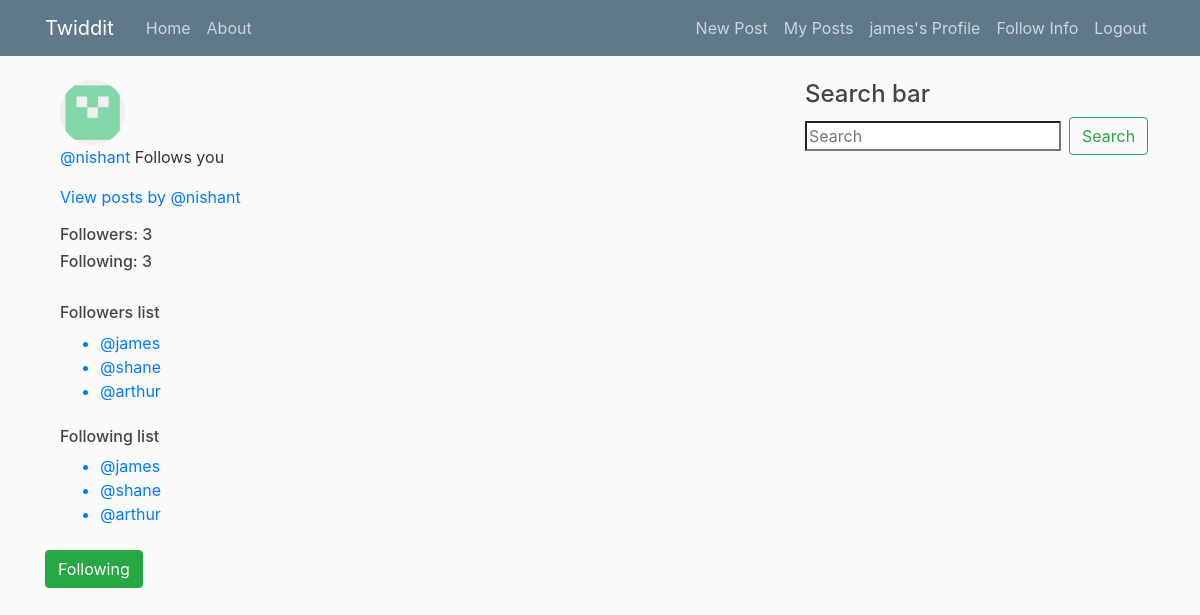
Page /user/nishant/follow/ (signed in) on the committed database.
### account/models.py (models this page shows, shortened)
class Account(AbstractBaseUser):
    email = models.EmailField(verbose_name='email', max_length=60, unique=True)
    username = models.CharField(verbose_name='username', max_length=30, unique=True)
    date_joined = models.DateTimeField(verbose_name='date_joined', auto_now_add=True)
    last_login = models.DateTimeField(verbose_name='last_login', auto_now=True)
    is_admin = models.BooleanField(default=False)
    is_active = models.BooleanField(default=True)
    is_staff = models.BooleanField(default=False)
    is_superuser = models.BooleanField(default=False)
    USERNAME_FIELD = 'username' # How you'd like to have the user login (Login-Field)
    REQUIRED_FIELDS = ['email', ]
    objects = MyAccountManager()
    def __str__(self):
        return self.username

### users/models.py (models this page shows, shortened)
class Profile(models.Model):
    user = models.OneToOneField(to=Account, on_delete=models.CASCADE)
    image = models.ImageField(default='default.png', upload_to='profile_pics')

class Follower(models.Model):
    follower = models.ForeignKey(to=Account, on_delete=models.CASCADE, related_name='following')
    following = models.ForeignKey(to=Account, on_delete=models.CASCADE, related_name='followers')
    class Meta:
        unique_together = ('follower', 'following')
    @property
    def get_follower(self):
        return self.follower # Works on single object, not queryset
    @property
    def get_following(self):
        return self.following # Works on single object, not queryset

### users/views.py (the view)
# urls.py: path('user/<str:username>/follow/', views.follow_info, name='follow-info'),
@login_required
def follow_info(request, username):
    visitor = get_object_or_404(klass=Account, username=request.user.username)
    user = get_object_or_404(klass=Account, username=username)
    posts = Post.objects.filter(author=user).order_by('-date_posted')
    paginator = Paginator(object_list=posts, per_page=10)
    page_number = request.GET.get('page')
    page_obj = paginator.get_page(page_number)
    followers_list = user.followers.all()
    following_list = user.following.all()
    followers_count = len(followers_list)
    following_count = len(following_list)
    visitor_follows_user = visitor.following.filter(following=user).first()
    user_follows_visitor = user.following.filter(following=visitor).first()
    is_following = False # Does visitor follow user?
    is_followed_by = False # Does user follow visitor?
    visiting_own_profile = False
    if visitor_follows_user:
        is_following = True
    if user_follows_visitor:
        is_followed_by = True
    if visitor == user:
        visiting_own_profile = True
    context = {
        'visitor': visitor,
        'username': user,
        'visiting_own_profile': visiting_own_profile,
        'posts': posts,
        'followers_list': followers_list,
        'following_list': following_list,
        'followers_count': followers_count,
        'following_count': following_count,
        'page_obj': page_obj,
        'is_following': is_following,
        'is_followed_by': is_followed_by,
    }
    return render(request=request, template_name='users/follow_info.html', context=context)

### users/templates/users/follow_info.html (shortened to what this page needs)
{% extends "blog/base.html" %}
{% block content %}
  <div class="container">
    <img class="rounded-circle article-img" src="{{ username.profile.image.url }}">
    <div>
      {% if is_followed_by %}
        <p><a href="{% url 'blog:user-posts' username %}">@{{ username }}</a> Follows you</p>
      {% else %}
        <p><a href="{% url 'blog:user-posts' username %}">@{{ username }}</a></p>
      {% endif %}
      <p><a href="{% url 'blog:user-posts' username %}">View posts by @{{ username }}</a></p>
      <h6>Followers: {{ followers_count }}</h6>
      <h6>Following: {{ following_count }}</h6>
    </div>
  </div>
  <br>
  <div class="container">
    <h6>Followers list</h6>
    {% for follower in followers_list %}
    <ul>
      <a href="{% url 'blog:user-posts' follower.get_follower %}">
        <li>@{{ follower.get_follower }}</li>
      </a>
    </ul>
    {% endfor %}
    <br>
    <h6>Following list</h6>
    {% for following in following_list %}
    <ul>
      <a href="{% url 'blog:user-posts' following.get_following %}">
        <li>@{{ following.get_following }}</li>
      </a>
    </ul>
    {% endfor %}
  </div>
  <br>
  {% if not visiting_own_profile %}
    <form method="POST" action="{% url 'follow-toggle' username %}">
      {% if is_following %}
        <button class="btn btn-success" type="submit" name="post_id" value="{{ following }}">
          Following
        </button>
      {% else %}
        <button class="btn btn-primary" type="submit" name="post_id" value="{{ follower }}">
          Follow
        </button>
      {% endif %}
    </form>
  {% endif %}
{% endblock content %}

### blog/templates/blog/base.html (shortened to what this page needs)
{% load static %}
<!DOCTYPE html>
<html>
<head>
    <link rel="stylesheet" href="https://maxcdn.bootstrapcdn.com/bootstrap/4.0.0/css/bootstrap.min.css">
    <link rel="stylesheet" type="text/css" href="{% static 'blog/main.css' %}">
</head>
<body>
    <header class="site-header">
      <nav class="navbar navbar-expand-md navbar-dark bg-steel fixed-top">
        <div class="container">
          <a class="navbar-brand mr-4" href="/">Twiddit</a>
          <div class="collapse navbar-collapse" id="navbarToggle">
            <div class="navbar-nav mr-auto">
              <a class="nav-item nav-link" href="{% url 'blog-home' %}">Home</a>
              <a class="nav-item nav-link" href="{% url 'blog-about' %}">About</a>
            </div>
            <div class="navbar-nav">
              {% if user.is_authenticated %}
                <a class="nav-item nav-link" href="{% url 'post-create' %}">New Post</a>
                <a class="nav-item nav-link" href="{% url 'blog:user-posts' user.username %}">My Posts</a>
                <a class="nav-item nav-link" href="{% url 'profile' %}">{{ user.username }}'s Profile</a>
                <a class="nav-item nav-link" href="{% url 'users:follow-info' user.username %}">Follow Info</a>
                <a class="nav-item nav-link" href="{% url 'logout' %}">Logout</a>
              {% else %}
                <a class="nav-item nav-link" href="{% url 'login' %}">Login</a>
                <a class="nav-item nav-link" href="{% url 'register' %}">Register</a>
              {% endif %}
            </div>
          </div>
        </div>
      </nav>
    </header>
    <main role="main" class="container">
      <div class="row">
        <div class="col-md-8">
          {% block content %}{% endblock %}
        </div>
        <div class="col-md-4">
          <h4>Search bar</h4>
          <form class="form-inline my-2 my-lg-0">
            <input class="from-control mr-sm-2"
                   type="search"
                   placeholder="Search"
                   aria-label="Search"
                   name="search">
            <button class="btn btn-outline-success my-2 my-sm-0" type="submit">Search</button>
          </form>
        </div>
      </div>
    </main>
</body>
</html>

### blog/static/blog/main.css (style rules this page uses)
body { background: #fafafa; color: #333333; margin-top: 5rem; }
h1, h2, h3, h4, h5, h6 { color: #444444; }
ul { margin: 0; }
.bg-steel { background-color: #5f788a; }
.site-header .navbar-nav .nav-link { color: #cbd5db; }
.article-img { height: 65px; width: 65px; margin-right: 16px; }

### rows in the picture
Account: username "james"
Account: profile.image (picture), username "nishant"
Follower: get_follower "james"
Follower: get_follower "shane"
Follower: get_follower "arthur"
Follower: get_following "james"
Follower: get_following "shane"
Follower: get_following "arthur"

### other values in the picture
{{ followers_count }} "3"
{{ following_count }} "3"
